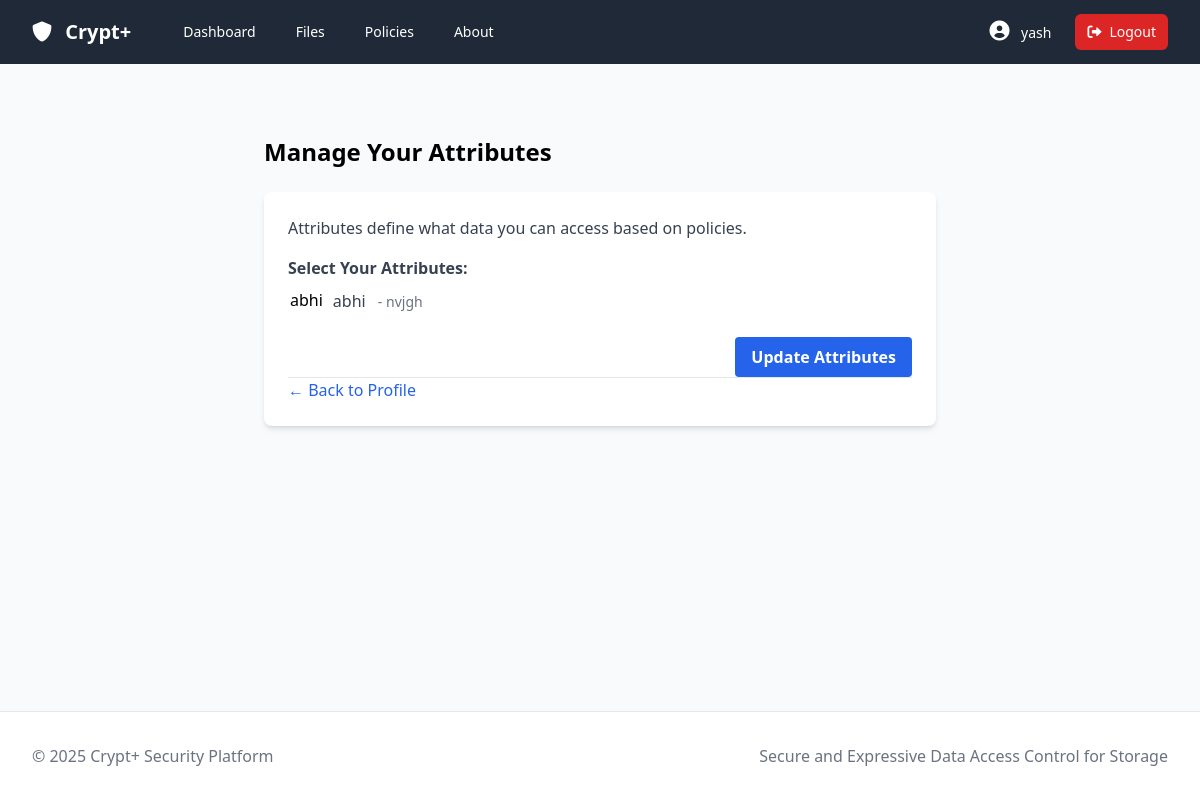
/auth/manage-attributes (signed in), run on the app's committed database.
### models/user.py (models this page shows, shortened)
class User(Base, UserMixin):
    __tablename__ = 'users'
    id = Column(Integer, primary_key=True)
    username = Column(String(64), unique=True, nullable=False)
    email = Column(String(120), unique=True, nullable=False)
    password_hash = Column(String(128), nullable=False)
    is_active = Column(Boolean, default=True)
    is_admin = Column(Boolean, default=False)
    created_at = Column(DateTime, default=datetime.utcnow)
    last_login = Column(DateTime, nullable=True)
    public_key = Column(Text, nullable=True)  # For storing user's public key
    private_key = Column(Text, nullable=True)  # For storing the encrypted private key
    attributes = relationship("Attribute", secondary=user_attributes, back_populates="users")
    owned_data = relationship("Data", back_populates="owner")

class Attribute(Base):
    __tablename__ = 'attributes'
    id = Column(Integer, primary_key=True)
    name = Column(String(64), unique=True, nullable=False)
    description = Column(String(256))
    users = relationship("User", secondary=user_attributes, back_populates="attributes")

### controllers/auth.py (the view, shortened to what this page needs)
    @auth.route('/manage-attributes', methods=['GET', 'POST'])
    @login_required
    def manage_attributes():
        from models.user import Attribute
        from forms import ManageAttributesForm  # Import the new form
        form = ManageAttributesForm()
        attributes = db_session.query(Attribute).all()
        form.attributes.choices = [(attr.id, attr.name) for attr in attributes]
        user_attribute_ids = [attr.id for attr in current_user.attributes]
        if request.method == 'GET':
            form.attributes.data = user_attribute_ids
        return render_template('manage_attributes.html',
                        form=form,
                        attributes=attributes,
                        user_attribute_ids=user_attribute_ids)

### templates/manage_attributes.html (shortened to what this page needs)
{% extends "base.html" %}
{% block content %}
<div class="container mx-auto px-4 py-8">
    <div class="max-w-2xl mx-auto">
        <h1 class="text-2xl font-bold mb-6">Manage Your Attributes</h1>
        <div class="bg-white shadow-md rounded-lg p-6">
            <p class="mb-4 text-gray-700">Attributes define what data you can access based on policies.</p>
            <form method="POST" action="{{ url_for('auth.manage_attributes') }}">
                <div class="mb-6">
                    <label class="block text-gray-700 font-semibold mb-2">Select Your Attributes:</label>
                    <div class="space-y-2">
                        {% for choice in form.attributes %}
                        <div class="flex items-center">
                            {{ choice }}
                            <label for="{{ choice.id }}" class="ml-2 text-gray-700">
                                {{ choice.label.text }}
                                {% for attr in attributes %}
                                    {% if attr.id == choice.data|int %}
                                        <span class="text-sm text-gray-500 ml-2">- {{ attr.description }}</span>
                                    {% endif %}
                                {% endfor %}
                            </label>
                        </div>
                        {% endfor %}
                    </div>
                </div>
                <div class="flex justify-end">
                    <button type="submit" class="bg-blue-600 hover:bg-blue-700 text-white font-semibold py-2 px-4 rounded focus:outline-none focus:shadow-outline transition duration-200">
                        Update Attributes
                    </button>
                </div>
            </form>
            <div class="mt-6 pt-6 border-t border-gray-200">
                <a href="{{ url_for('auth.profile') }}" class="text-blue-600 hover:text-blue-800">
                    &larr; Back to Profile
                </a>
            </div>
        </div>
    </div>
</div>
{% endblock %}

### templates/base.html (shortened to what this page needs)
<!DOCTYPE html>
<html lang="en">
<head>
    <link rel="stylesheet" href="{{ url_for('static', filename='css/style.css') }}">
    <link href="https://cdnjs.cloudflare.com/ajax/libs/font-awesome/6.0.0-beta3/css/all.min.css" rel="stylesheet">
</head>
<body class="flex flex-col min-h-screen bg-gray-50">
    <nav class="bg-gray-800 text-white">
        <div class="max-w-7xl mx-auto px-4 sm:px-6 lg:px-8">
            <div class="flex items-center justify-between h-16">
                <div class="flex items-center">
                    <a class="flex-shrink-0 font-bold text-xl" href="{{ url_for('index') }}">
                        <i class="fas fa-shield-alt mr-2"></i> Crypt+
                    </a>
                    <div class="hidden md:block">
                        <div class="ml-10 flex items-baseline space-x-4">
                            {% if current_user.is_authenticated %}
                            <a href="{{ url_for('dashboard') }}" class="px-3 py-2 rounded-md text-sm font-medium hover:bg-gray-700">Dashboard</a>
                            <a href="{{ url_for('data.list_files') }}" class="px-3 py-2 rounded-md text-sm font-medium hover:bg-gray-700">Files</a>
                            <a href="{{ url_for('policy.list_policies') }}" class="px-3 py-2 rounded-md text-sm font-medium hover:bg-gray-700">Policies</a>
                            {% endif %}
                            <a href="{{ url_for('about') }}" class="px-3 py-2 rounded-md text-sm font-medium hover:bg-gray-700">About</a>
                        </div>
                    </div>
                </div>
                <div class="hidden md:block">
                    <div class="ml-4 flex items-center md:ml-6">
                        {% if current_user.is_authenticated %}
                        <a href="{{ url_for('auth.profile') }}" class="px-3 py-2 rounded-md text-sm font-medium hover:bg-gray-700">
                            <i class="fas fa-user-circle text-xl mr-2"></i>
                            {{ current_user.username }}
                        </a>
                        <a href="{{ url_for('auth.logout') }}" class="ml-3 px-3 py-2 rounded-md text-sm font-medium bg-red-600 hover:bg-red-700 flex items-center">
                            <i class="fas fa-sign-out-alt mr-2"></i> Logout
                        </a>
                        {% else %}
                        <a href="{{ url_for('auth.login') }}" class="px-3 py-2 rounded-md text-sm font-medium hover:bg-gray-700">Login</a>
                        <a href="{{ url_for('auth.register') }}" class="ml-2 px-3 py-2 rounded-md text-sm font-medium bg-blue-600 hover:bg-blue-700">Register</a>
                        {% endif %}
                    </div>
                </div>
            </div>
        </div>
    </nav>
    <main class="flex-grow max-w-7xl w-full mx-auto px-4 sm:px-6 lg:px-8 py-6">
        {% block content %}{% endblock %}
    </main>
    <footer class="bg-white border-t border-gray-200 py-8 mt-auto">
        <div class="max-w-7xl mx-auto px-4 sm:px-6 lg:px-8">
            <div class="md:flex md:items-center md:justify-between">
                <div class="mt-8 md:mt-0">
                    <p class="text-gray-500">
                        &copy; 2025 Crypt+ Security Platform
                    </p>
                </div>
                <div class="mt-4 md:mt-0">
                    <p class="text-gray-500">
                        Secure and Expressive Data Access Control for Storage
                    </p>
                </div>
            </div>
        </div>
    </footer>
</body>
</html>

### data on the page
User: username "yash"
Attribute: label.text "abhi", description "nvjgh"
